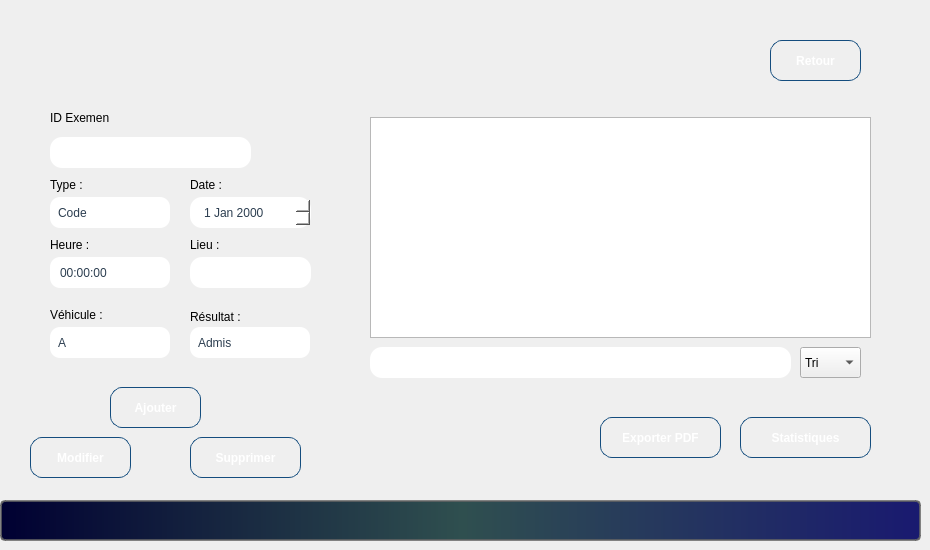
    <widget class="QWidget" name="pageexamen">
     <widget class="QTableView" name="tableView_examens">
      <property name="geometry">
       <rect>
        <x>370</x>
        <y>117</y>
        <width>501</width>
        <height>221</height>
       </rect>
      </property>
      <property name="toolTip">
       <string>&lt;html&gt;&lt;head/&gt;&lt;body&gt;&lt;p&gt;&lt;br/&gt;&lt;/p&gt;&lt;/body&gt;&lt;/html&gt;</string>
      </property>
      <property name="styleSheet">
       <string notr="true">/* Style global du tableau */
QTableWidget, QTableView {
    background-color: white;          /* fond neutre */
    border: 2px solid #43cea2;        /* contour vert-bleu */
    border-radius: 12px;
    gridline-color: #dcdcdc;          /* lignes discrètes */
    selection-background-color: #43cea2;
    selection-color: white;
}

/* En-têtes horizontaux */
QHeaderView::section {
    background: white;                /* fond neutre */
    color: #2c3e50;                   /* texte gris foncé */
    padding: 4px;
    border: 1px solid #43cea2;        /* contour vert-bleu */
    border-radius: 6px;
}

/* Lignes de cellule */
QTableWidget::item {
    padding: 4px;
    border-bottom: 1px solid #eaeaea; /* lignes grises claires */
}

/* Lignes au survol */
QTableWidget::item:hover {
    background-color: rgba(67, 206, 162, 0.1); /* léger voile vert */
}

/* Lignes sélectionnées */
QTableWidget::item:selected {
    background-color: #43cea2;        /* vert-bleu */
    color: white;
}

/* Scrollbars sobres */
QScrollBar:vertical {
    border: none;
    background: #f0f0f0;
    width: 12px;
    border-radius: 6px;
}

QScrollBar::handle:vertical {
    background: #43cea2;              /* juste la poignée colorée */
    min-height: 20px;
    border-radius: 6px;
}

QScrollBar::add-line:vertical, QScrollBar::sub-line:vertical {
    height: 0px;
}

QScrollBar::add-page:vertical, QScrollBar::sub-</string>
      </property>
     </widget>
     <widget class="QPushButton" name="exporterPDF_examen">
      <property name="geometry">
       <rect>
        <x>600</x>
        <y>417</y>
        <width>121</width>
        <height>41</height>
       </rect>
      </property>
      <property name="styleSheet">
       <string notr="true">QPushButton {
    background: qlineargradient(x1:0, y1:0, x2:1, y2:0,
        stop:0 #43cea2,
        stop:1 #185a9d
    );
    color: white;
    border-radius: 12px;
    padding: 10px 22px;
    font-weight: bold;
    border: 1px solid #144d7e;
}

QPushButton:hover {
    background: qlineargradient(x1:0, y1:0, x2:1, y2:0,
        stop:0 #ff4e50,   /* rouge vif */
        stop:0.5 #fc913a, /* orange vif */
        stop:1 #f9d423   /* jaune lumineux */
    );
    border: 1px solid #e04b3f; /* bordure assortie au feu */
}
</string>
      </property>
      <property name="text">
       <string>Exporter PDF</string>
      </property>
     </widget>
     <widget class="QComboBox" name="comboBox_vehicule">
      <property name="geometry">
       <rect>
        <x>50</x>
        <y>327</y>
        <width>120</width>
        <height>31</height>
       </rect>
      </property>
      <property name="styleSheet">
       <string notr="true">QComboBox {
    border: 2px solid qlineargradient(x1:0, y1:0, x2:1, y2:0,
        stop:0 #43cea2, stop:1 #185a9d);
    border-radius: 10px;    /* un peu moins arrondi si tu veux */
    padding: 4px 8px;       /* moins d'espace intérieur */
    background: white;
    color: #2c3e50;
    min-width: 100px;       /* largeur minimale plus petite */
    max-width: 150px;       /* facultatif : limite largeur */
    height: 24px;           /* hauteur plus petite */
}

/* Drop-down (flèche) */
QComboBox::drop-down {
    subcontrol-origin: padding;
    subcontrol-position: top right;
    width: 20px;           /* réduit largeur flèche */
    border: none;
    background: transparent;
}

QComboBox::down-arrow {
    width: 12px;
    height: 12px;
}

/* Hover et focus restent inchangés */
QComboBox:focus {
    border: 2px solid qlineargradient(x1:0, y1:0, x2:1, y2:0,
        stop:0 #ff4b1f, stop:1 #ffc837);
    box-shadow: 0 0 4px rgba(255, 107, 53, 0.6);
}

QComboBox:hover {
    border: 2px solid #43cea2;
    box-shadow: 0 0 4px rgba(67, 206, 162, 0.6);
}

/* Menu déroulant */
QComboBox QAbstractItemView {
    background: white;
    border: 1px solid #43cea2;
    selection-background-color: #43cea2;
    selection-color: white;
}</string>
      </property>
      <item>
       <property name="text">
        <string>A</string>
       </property>
      </item>
      <item>
       <property name="text">
        <string>B</string>
       </property>
      </item>
     </widget>
     <widget class="QPushButton" name="pushButton_stats">
      <property name="geometry">
       <rect>
        <x>740</x>
        <y>417</y>
        <width>131</width>
        <height>41</height>
       </rect>
      </property>
      <property name="styleSheet">
       <string notr="true">QPushButton {
    background: qlineargradient(x1:0, y1:0, x2:1, y2:0,
        stop:0 #43cea2,
        stop:1 #185a9d
    );
    color: white;
    border-radius: 12px;
    padding: 10px 22px;
    font-weight: bold;
    border: 1px solid #144d7e;
}

QPushButton:hover {
    background: qlineargradient(x1:0, y1:0, x2:1, y2:0,
        stop:0 #ff4e50,   /* rouge vif */
        stop:0.5 #fc913a, /* orange vif */
        stop:1 #f9d423   /* jaune lumineux */
    );
    border: 1px solid #e04b3f; /* bordure assortie au feu */
}
</string>
      </property>
      <property name="text">
       <string>Statistiques</string>
      </property>
     </widget>
     <widget class="QLabel" name="label">
      <property name="geometry">
       <rect>
        <x>50</x>
        <y>107</y>
        <width>61</width>
        <height>21</height>
       </rect>
      </property>
      <property name="text">
       <string>ID Exemen :</string>
      </property>
     </widget>
     <widget class="QPushButton" name="pushButton_ajouter_examen">
      <property name="geometry">
       <rect>
        <x>110</x>
        <y>387</y>
        <width>91</width>
        <height>41</height>
       </rect>
      </property>
      <property name="styleSheet">
       <string notr="true">QPushButton {
    background: qlineargradient(x1:0, y1:0, x2:1, y2:0,
        stop:0 #43cea2,
        stop:1 #185a9d
    );
    color: white;
    border-radius: 12px;
    padding: 10px 22px;
    font-weight: bold;
    border: 1px solid #144d7e;
}

QPushButton:hover {
    background: qlineargradient(x1:0, y1:0, x2:1, y2:0,
        stop:0 #ff4e50,   /* rouge vif */
        stop:0.5 #fc913a, /* orange vif */
        stop:1 #f9d423   /* jaune lumineux */
    );
    border: 1px solid #e04b3f; /* bordure assortie au feu */
}
</string>
      </property>
      <property name="text">
       <string>Ajouter</string>
      </property>
     </widget>
     <widget class="QPushButton" name="pushButton_modifier_examen">
      <property name="geometry">
       <rect>
        <x>30</x>
        <y>437</y>
        <width>101</width>
        <height>41</height>
       </rect>
      </property>
      <property name="styleSheet">
       <string notr="true">QPushButton {
    background: qlineargradient(x1:0, y1:0, x2:1, y2:0,
        stop:0 #43cea2,
        stop:1 #185a9d
    );
    color: white;
    border-radius: 12px;
    padding: 10px 22px;
    font-weight: bold;
    border: 1px solid #144d7e;
}

QPushButton:hover {
    background: qlineargradient(x1:0, y1:0, x2:1, y2:0,
        stop:0 #ff4e50,   /* rouge vif */
        stop:0.5 #fc913a, /* orange vif */
        stop:1 #f9d423   /* jaune lumineux */
    );
    border: 1px solid #e04b3f; /* bordure assortie au feu */
}
</string>
      </property>
      <property name="text">
       <string>Modifier</string>
      </property>
     </widget>
     <widget class="QLabel" name="label_4">
      <property name="geometry">
       <rect>
        <x>50</x>
        <y>237</y>
        <width>49</width>
        <height>16</height>
       </rect>
      </property>
      <property name="text">
       <string>Heure :</string>
      </property>
     </widget>
     <widget class="QPushButton" name="pushButton_supprimer_examen">
      <property name="geometry">
       <rect>
        <x>190</x>
        <y>437</y>
        <width>111</width>
        <height>41</height>
       </rect>
      </property>
      <property name="styleSheet">
       <string notr="true">QPushButton {
    background: qlineargradient(x1:0, y1:0, x2:1, y2:0,
        stop:0 #43cea2,
        stop:1 #185a9d
    );
    color: white;
    border-radius: 12px;
    padding: 10px 22px;
    font-weight: bold;
    border: 1px solid #144d7e;
}

QPushButton:hover {
    background: qlineargradient(x1:0, y1:0, x2:1, y2:0,
        stop:0 #ff4e50,   /* rouge vif */
        stop:0.5 #fc913a, /* orange vif */
        stop:1 #f9d423   /* jaune lumineux */
    );
    border: 1px solid #e04b3f; /* bordure assortie au feu */
}
</string>
      </property>
      <property name="text">
       <string>Supprimer</string>
      </property>
     </widget>
     <widget class="QComboBox" name="comboBox_type">
      <property name="geometry">
       <rect>
        <x>50</x>
        <y>197</y>
        <width>120</width>
        <height>31</height>
       </rect>
      </property>
      <property name="styleSheet">
       <string notr="true">QComboBox {
    border: 2px solid qlineargradient(x1:0, y1:0, x2:1, y2:0,
        stop:0 #43cea2, stop:1 #185a9d);
    border-radius: 10px;    /* un peu moins arrondi si tu veux */
    padding: 4px 8px;       /* moins d'espace intérieur */
    background: white;
    color: #2c3e50;
    min-width: 100px;       /* largeur minimale plus petite */
    max-width: 150px;       /* facultatif : limite largeur */
    height: 24px;           /* hauteur plus petite */
}

/* Drop-down (flèche) */
QComboBox::drop-down {
    subcontrol-origin: padding;
    subcontrol-position: top right;
    width: 20px;           /* réduit largeur flèche */
    border: none;
    background: transparent;
}

QComboBox::down-arrow {
    width: 12px;
    height: 12px;
}

/* Hover et focus restent inchangés */
QComboBox:focus {
    border: 2px solid qlineargradient(x1:0, y1:0, x2:1, y2:0,
        stop:0 #ff4b1f, stop:1 #ffc837);
    box-shadow: 0 0 4px rgba(255, 107, 53, 0.6);
}

QComboBox:hover {
    border: 2px solid #43cea2;
    box-shadow: 0 0 4px rgba(67, 206, 162, 0.6);
}

/* Menu déroulant */
QComboBox QAbstractItemView {
    background: white;
    border: 1px solid #43cea2;
    selection-background-color: #43cea2;
    selection-color: white;
}</string>
      </property>
      <item>
       <property name="text">
        <string>Code</string>
       </property>
      </item>
      <item>
       <property name="text">
        <string>Circuit</string>
       </property>
      </item>
      <item>
       <property name="text">
        <string>Parking</string>
       </property>
      </item>
     </widget>
     <widget class="QLineEdit" name="lineEdit_rechercheType">
      <property name="geometry">
       <rect>
        <x>370</x>
        <y>347</y>
        <width>421</width>
        <height>31</height>
       </rect>
      </property>
      <property name="styleSheet">
       <string notr="true">QLineEdit {
    border: 2px solid qlineargradient(x1:0, y1:0, x2:1, y2:0,
        stop:0 #43cea2, stop:1 #185a9d);
    border-radius: 12px;
    padding: 6px 12px;
    background: white;
    color: #2c3e50;
}

QLineEdit:focus {
    border: 2px solid qlineargradient(x1:0, y1:0, x2:1, y2:0,
        stop:0 #ff4b1f, stop:1 #ffc837); /* style feu au focus */
}
</string>
      </property>
      <property name="text">
       <string/>
      </property>
     </widget>
     <widget class="QTimeEdit" name="timeEdit_heure">
      <property name="geometry">
       <rect>
        <x>50</x>
        <y>257</y>
        <width>120</width>
        <height>31</height>
       </rect>
      </property>
      <property name="styleSheet">
       <string notr="true">QTimeEdit {
    border: 2px solid qlineargradient(x1:0, y1:0, x2:1, y2:0,
        stop:0 #43cea2, stop:1 #185a9d);
    border-radius: 10px;
    padding: 4px 8px;
    background: white;
    color: #2c3e50;
    min-width: 100px;
    max-width: 150px;
    height: 24px;
    selection-background-color: #43cea2; /* couleur quand on sélectionne une partie de l'heure */
    selection-color: white;
}

/* Boutons d’incrémentation/décrémentation */
QTimeEdit::up-button {
    subcontrol-origin: border;
    subcontrol-position: top right;
    width: 16px;
    border: none;
    background: transparent;
}

QTimeEdit::down-button {
    subcontrol-origin: border;
    subcontrol-position: bottom right;
    width: 16px;
    border: none;
    background: transparent;
}

QTimeEdit::up-arrow, QTimeEdit::down-arrow {
    width: 10px;
    height: 10px;
}

/* Focus */
QTimeEdit:focus {
    border: 2px solid qlineargradient(x1:0, y1:0, x2:1, y2:0,
        stop:0 #ff4b1f, stop:1 #ffc837);
    /* ⚠️ box-shadow n’est pas supporté par Qt StyleSheets */
}

/* Hover */
QTimeEdit:hover {
    border: 2px solid #43cea2;
}</string>
      </property>
     </widget>
     <widget class="QLabel" name="label_8">
      <property name="geometry">
       <rect>
        <x>50</x>
        <y>307</y>
        <width>61</width>
        <height>16</height>
       </rect>
      </property>
      <property name="styleSheet">
       <string notr="true">QPushButton {
    background: qlineargradient(x1: 0, y1: 0, x2: 1, y2: 0, stop: 0 rgba(0, 0, 50, 255), stop: 0.5 rgba(47, 79, 79, 255), stop: 1 rgba(25, 25, 112, 255));
    border: 2px solid rgba(100, 100, 100, 200);
    padding: 5px;
    color: white;
    font-weight: bold;
    border-radius: 5px;
}
</string>
      </property>
      <property name="text">
       <string>Véhicule :</string>
      </property>
     </widget>
     <widget class="QComboBox" name="comboBox_triDate">
      <property name="geometry">
       <rect>
        <x>800</x>
        <y>347</y>
        <width>61</width>
        <height>31</height>
       </rect>
      </property>
      <property name="toolTip">
       <string>&lt;html&gt;&lt;head/&gt;&lt;body&gt;&lt;p&gt;&lt;br/&gt;&lt;/p&gt;&lt;/body&gt;&lt;/html&gt;</string>
      </property>
      <property name="styleSheet">
       <string notr="true"/>
      </property>
      <item>
       <property name="text">
        <string>Tri</string>
       </property>
      </item>
      <item>
       <property name="text">
        <string>Croissant</string>
       </property>
      </item>
      <item>
       <property name="text">
        <string>Décroissant</string>
       </property>
      </item>
     </widget>
     <widget class="QComboBox" name="comboBox_resultat">
      <property name="geometry">
       <rect>
        <x>190</x>
        <y>327</y>
        <width>120</width>
        <height>31</height>
       </rect>
      </property>
      <property name="styleSheet">
       <string notr="true">QComboBox {
    border: 2px solid qlineargradient(x1:0, y1:0, x2:1, y2:0,
        stop:0 #43cea2, stop:1 #185a9d);
    border-radius: 10px;    /* un peu moins arrondi si tu veux */
    padding: 4px 8px;       /* moins d'espace intérieur */
    background: white;
    color: #2c3e50;
    min-width: 100px;       /* largeur minimale plus petite */
    max-width: 150px;       /* facultatif : limite largeur */
    height: 24px;           /* hauteur plus petite */
}

/* Drop-down (flèche) */
QComboBox::drop-down {
    subcontrol-origin: padding;
    subcontrol-position: top right;
    width: 20px;           /* réduit largeur flèche */
    border: none;
    background: transparent;
}

QComboBox::down-arrow {
    width: 12px;
    height: 12px;
}

/* Hover et focus restent inchangés */
QComboBox:focus {
    border: 2px solid qlineargradient(x1:0, y1:0, x2:1, y2:0,
        stop:0 #ff4b1f, stop:1 #ffc837);
    box-shadow: 0 0 4px rgba(255, 107, 53, 0.6);
}

QComboBox:hover {
    border: 2px solid #43cea2;
    box-shadow: 0 0 4px rgba(67, 206, 162, 0.6);
}

/* Menu déroulant */
QComboBox QAbstractItemView {
    background: white;
    border: 1px solid #43cea2;
    selection-background-color: #43cea2;
    selection-color: white;
}</string>
      </property>
      <item>
       <property name="text">
        <string>Admis</string>
       </property>
      </item>
      <item>
       <property name="text">
        <string>échoué</string>
       </property>
      </item>
     </widget>
     <widget class="QLineEdit" name="lineEdit_lieu">
      <property name="geometry">
       <rect>
        <x>190</x>
        <y>257</y>
        <width>121</width>
        <height>31</height>
       </rect>
      </property>
      <property name="styleSheet">
       <string notr="true">QLineEdit {
    border: 2px solid qlineargradient(x1:0, y1:0, x2:1, y2:0,
        stop:0 #43cea2, stop:1 #185a9d);
    border-radius: 12px;
    padding: 6px 12px;
    background: white;
    color: #2c3e50;
}

QLineEdit:focus {
    border: 2px solid qlineargradient(x1:0, y1:0, x2:1, y2:0,
        stop:0 #ff4b1f, stop:1 #ffc837); /* style feu au focus */
}
</string>
      </property>
      <property name="text">
       <string/>
      </property>
     </widget>
     <widget class="QLabel" name="label_9">
      <property name="geometry">
       <rect>
        <x>190</x>
        <y>307</y>
        <width>51</width>
        <height>20</height>
       </rect>
      </property>
      <property name="styleSheet">
       <string notr="true">QPushButton {
    background: qlineargradient(x1: 0, y1: 0, x2: 1, y2: 0, stop: 0 rgba(0, 0, 50, 255), stop: 0.5 rgba(47, 79, 79, 255), stop: 1 rgba(25, 25, 112, 255));
    border: 2px solid rgba(100, 100, 100, 200);
    padding: 5px;
    color: white;
    font-weight: bold;
    border-radius: 5px;
}</string>
      </property>
      <property name="text">
       <string>Résultat :</string>
      </property>
     </widget>
     <widget class="QLineEdit" name="lineEdit_id_examen">
      <property name="geometry">
       <rect>
        <x>50</x>
        <y>137</y>
        <width>201</width>
        <height>31</height>
       </rect>
      </property>
      <property name="styleSheet">
       <string notr="true">QLineEdit {
    border: 2px solid qlineargradient(x1:0, y1:0, x2:1, y2:0,
        stop:0 #43cea2, stop:1 #185a9d);
    border-radius: 12px;
    padding: 6px 12px;
    background: white;
    color: #2c3e50;
}

QLineEdit:focus {
    border: 2px solid qlineargradient(x1:0, y1:0, x2:1, y2:0,
        stop:0 #ff4b1f, stop:1 #ffc837); /* style feu au focus */
}
</string>
      </property>
     </widget>
     <widget class="QLabel" name="label_2">
      <property name="geometry">
       <rect>
        <x>50</x>
        <y>177</y>
        <width>49</width>
        <height>16</height>
       </rect>
      </property>
      <property name="text">
       <string>Type :</string>
      </property>
     </widget>
     <widget class="QLabel" name="label_3">
      <property name="geometry">
       <rect>
        <x>190</x>
        <y>177</y>
        <width>49</width>
        <height>16</height>
       </rect>
      </property>
      <property name="text">
       <string>Date :</string>
      </property>
     </widget>
     <widget class="QDateEdit" name="dateEdit_date">
      <property name="geometry">
       <rect>
        <x>190</x>
        <y>197</y>
        <width>121</width>
        <height>31</height>
       </rect>
      </property>
      <property name="styleSheet">
       <string notr="true">QDateEdit {
    border: 2px solid qlineargradient(x1:0, y1:0, x2:1, y2:0,
        stop:0 #43cea2, stop:1 #185a9d);
    border-radius: 12px;
    padding: 6px 12px;
    background: white;
    color: #2c3e50;
}

QDateEdit:focus {
    border: 2px solid qlineargradient(x1:0, y1:0, x2:1, y2:0,
        stop:0 #ff4b1f, stop:1 #ffc837); /* effet feu au focus */
}</string>
      </property>
     </widget>
     <widget class="QLabel" name="label_5">
      <property name="geometry">
       <rect>
        <x>190</x>
        <y>237</y>
        <width>49</width>
        <height>16</height>
       </rect>
      </property>
      <property name="text">
       <string>Lieu :</string>
      </property>
     </widget>
     <widget class="QLabel" name="label_6">
      <property name="geometry">
       <rect>
        <x>0</x>
        <y>0</y>
        <width>91</width>
        <height>81</height>
       </rect>
      </property>
      <property name="text">
       <string/>
      </property>
      <property name="pixmap">
       <pixmap>../../../Downloads/logo.png</pixmap>
      </property>
      <property name="scaledContents">
       <bool>true</bool>
      </property>
     </widget>
     <widget class="QPushButton" name="pushButton_retour_examens">
      <property name="geometry">
       <rect>
        <x>770</x>
        <y>40</y>
        <width>91</width>
        <height>41</height>
       </rect>
      </property>
      <property name="styleSheet">
       <string notr="true">QPushButton {
    background: qlineargradient(x1:0, y1:0, x2:1, y2:0,
        stop:0 #43cea2,
        stop:1 #185a9d
    );
    color: white;
    border-radius: 12px;
    padding: 10px 22px;
    font-weight: bold;
    border: 1px solid #144d7e;
}

/* Hover : dégradé de rouges uniquement */
QPushButton:hover {
    background: qlineargradient(x1:0, y1:0, x2:1, y2:0,
        stop:0 #ff0000,   /* rouge vif */
        stop:0.5 #cc0000, /* rouge moyen */
        stop:1 #990000    /* rouge foncé */
    );
    border: 1px solid #800000; /* bordure assortie au dégradé */
    color: white;               /* texte reste blanc */
}</string>
      </property>
      <property name="text">
       <string>Retour</string>
      </property>
     </widget>
     <widget class="QPushButton" name="pushButton_7">
      <property name="geometry">
       <rect>
        <x>0</x>
        <y>500</y>
        <width>921</width>
        <height>41</height>
       </rect>
      </property>
      <property name="styleSheet">
       <string notr="true">QPushButton {
    background: qlineargradient(x1: 0, y1: 0, x2: 1, y2: 0, stop: 0 rgba(0, 0, 50, 255), stop: 0.5 rgba(47, 79, 79, 255), stop: 1 rgba(25, 25, 112, 255));
    border: 2px solid rgba(100, 100, 100, 200);
    padding: 5px;
    color: white;
    font-weight: bold;
    border-radius: 5px;
}</string>
      </property>
      <property name="text">
       <string/>
      </property>
     </widget>
    </widget>
